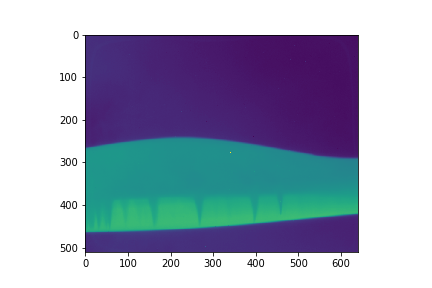
#> input picture Data/Bild0.png, 432 x 288 px
$ python -i M123.py   (imports and definitions only)
#> lines starting #> are read from the running program, lines starting #| are printed output that depends on the picture
#!/usr/bin/env python3
"""
"""
import numpy as np
from skimage.filters import laplace
from scipy import ndimage
from scipy.fftpack import fft2
def M123(Data):
    M0 = np.sum(abs(fft2(Data)))
    M1 = np.sum(abs(fft2(Data))**2)
    M2 = np.sum(abs(ndimage.sobel(Data))**2)
    M3 = np.sum(abs(laplace(Data))**2)
    Ms = laplace(Data).var()
    return M0, M1, M2, M3, Ms

>>> import cv2
>>> picture = cv2.imread('../Data/Bild0.png', cv2.IMREAD_GRAYSCALE)
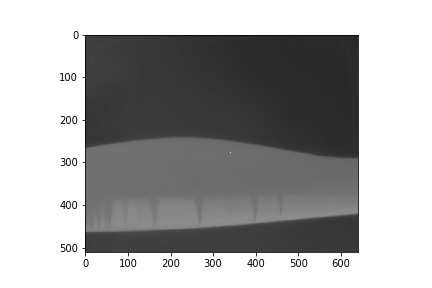
#> picture: shape (288, 432); min 0, max 255, mean 167.6
>>> result = M123(picture)
#> in M123, `M0 = np.sum(abs(fft2(Data)))`: M0 = 612720844.9
#> in M123, `M1 = np.sum(abs(fft2(Data))**2)`: M1 = 5.67e+14
#> in M123, `M2 = np.sum(abs(ndimage.sobel(Data))**2)`: M2 = 953828
#> in M123, `M3 = np.sum(abs(laplace(Data))**2)`: M3 = 4482.6
#> in M123, `Ms = laplace(Data).var()`: Ms = 0.036
#> result = (612720844.9, 5.67e+14, 953828, 4482.6, 0.036)
